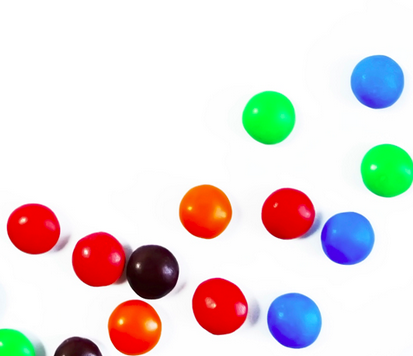
#> input picture smarties.png, 413 x 356 px
$ python creatingrotatedboxandellips.py
#> lines starting #> are read from the running program, lines starting #| are printed output that depends on the picture; after the words box and inside, x2 and y2 are one past the last pixel; in counts of white or black regions, pixels touching at a corner belong together
import cv2 as cv
import numpy as np
import argparse
import random as rng

rng.seed(12345)


def thresh_callback(val):
    threshold = val

    canny_output = cv.Canny(src_gray, threshold, threshold * 2)

    contours, _ = cv.findContours(canny_output, cv.RETR_TREE, cv.CHAIN_APPROX_SIMPLE)

    minRect = [None] * len(contours)
    minEllipse = [None] * len(contours)
    for i, c in enumerate(contours):
        minRect[i] = cv.minAreaRect(c)
        if c.shape[0] > 5:
            minEllipse[i] = cv.fitEllipse(c)

    drawing = np.zeros((canny_output.shape[0], canny_output.shape[1], 3), dtype=np.uint8)

    for i, c in enumerate(contours):
        color = (rng.randint(0, 256), rng.randint(0, 256), rng.randint(0, 256))
        cv.drawContours(drawing, contours, i, color)
        if c.shape[0] > 5:
            cv.ellipse(drawing, minEllipse[i], color, 2)
        box = cv.boxPoints(minRect[i])
        box = np.intp(box)
        cv.drawContours(drawing, [box], 0, color)

    cv.imshow('Contours', drawing)


parser = argparse.ArgumentParser(
    description='Code for Creating Bounding rotated boxes and ellipses for contours tutorial.')
parser.add_argument('--input', help='Path to input image.', default='smarties.png')
args = parser.parse_args()
src = cv.imread(cv.samples.findFile(args.input))
#> src is the input picture: shape (356, 413, 3); mean B, G, R 219.1, 220.4, 228.9

if src is None:
    print('Could not open or find the image:', args.input)
    exit(0)

src_gray = cv.cvtColor(src, cv.COLOR_BGR2GRAY)
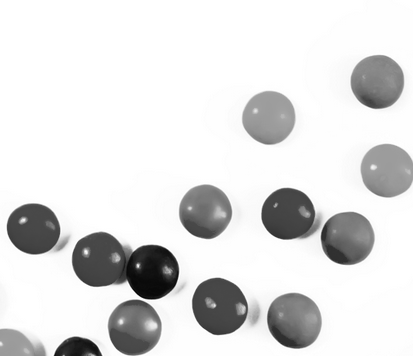
#> src_gray: shape (356, 413); min 4, max 255, mean 222.8
src_gray = cv.blur(src_gray, (3, 3))
source_window = 'Source'
cv.namedWindow(source_window)
cv.imshow(source_window, src)

max_thresh = 255
thresh = 100
cv.createTrackbar('Canny Thresh:', source_window, thresh, max_thresh, thresh_callback)
thresh_callback(thresh)
#> in thresh_callback, `canny_output = cv.Canny(src_gray, threshold, threshold * 2)`:
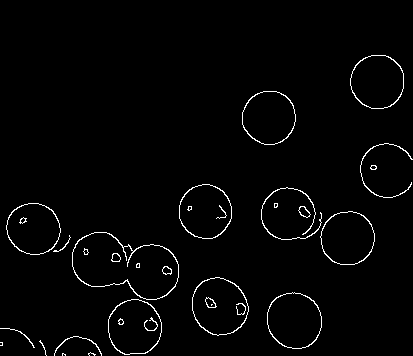
#> canny_output: shape (356, 413); 2% white in thin lines or dots, all inside (x1, y1, x2, y2) = (0, 55, 413, 356)
#> in thresh_callback, `contours, _ = cv.findContours(canny_output, cv.RETR_TREE, cv.CHAIN_APP..`: contours = 53 contours, 21 with area under 20; largest, box (x1, y1, x2, y2) and area: (72, 232, 179, 300) 4822, (72, 232, 179, 300) 4730, (192, 277, 249, 336) 2494, (192, 277, 249, 336) 2444, (267, 292, 322, 349) 2406
#> in thresh_callback, `minRect = [None] * len(contours)`: minRect = 53 items
#> the loop in thresh_callback, `for i, c in enumerate(contours):` made 53 passes
#> c on pass 19: [[211, 304], [211, 305], [212, 304]]
#> the loop in thresh_callback, `for i, c in enumerate(contours):` made 53 passes
#> (color, box) on passes 1 to 10: ((213, 5, 152), [[65, 355], [62, 355], [62, 353], [65, 353]]), ((188, 99, 138), [[95, 355], [88, 355], [88, 352], [95, 352]]), ((223, 82, 191), [[2, 345], [0, 345], [0, 342], [2, 342]]), ((63, 221, 133), [[45, 355], [38, 340], [40, 339], [47, 354]]), ((89, 95, 181), [[101, 354], [54, 354], [54, 335], [101, 335]]), ((46, 211, 85), [[33, 347], [0, 328], [3, 321], [37, 341]]), ((75, 105, 39), [[161, 354], [108, 354], [108, 299], [161, 299]]), ((97, 174, 164), [[161, 354], [108, 354], [108, 299], [161, 299]]), ((12, 234, 173), [[123, 324], [118, 324], [118, 318], [123, 318]]), ((13, 212, 1), [[120, 324], [117, 321], [120, 318], [123, 321]])
#> (c, color, box) on pass 19: ([[211, 304], [211, 305], [212, 304]], (76, 117, 179), [[211, 305], [210, 304], [211, 303], [212, 304]])
#> after the loop in thresh_callback, `for i, c in enumerate(contours):`:
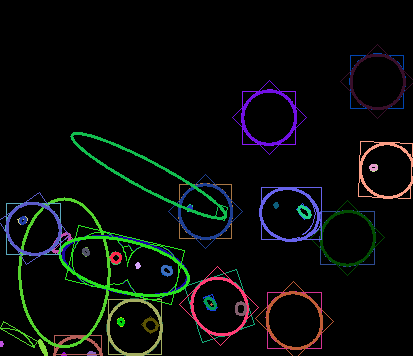
#> drawing: shape (356, 413, 3); mean of channels 0, 1, 2 9.6, 11, 8.6; drawn as B, G, R
cv.waitKey()

$ run again, with cards.png copied over smarties.png
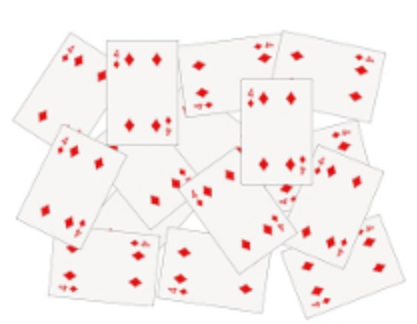
#> input picture cards.png, 417 x 324 px
#> src is the input picture: shape (324, 417, 3); mean B, G, R 240.1, 241, 247.4
#> in thresh_callback, `canny_output = cv.Canny(src_gray, threshold, threshold * 2)`:
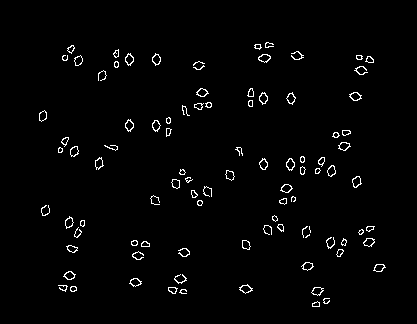
#> canny_output: shape (324, 417); 1.9% white in thin lines or dots, all inside (x1, y1, x2, y2) = (39, 42, 386, 307)
#> contours = 162 contours, 46 with area under 20; largest, box (x1, y1, x2, y2) and area: (286, 158, 295, 171) 69, (258, 54, 271, 63) 69, (352, 176, 362, 188) 68, (239, 284, 253, 294) 68, (349, 92, 362, 101) 68
#> minRect = 162 items
#> the loop in thresh_callback, `for i, c in enumerate(contours):` made 162 passes
#> c on pass 42: [[361, 229], [363, 231], [360, 234], [358, 232]]
#> the loop in thresh_callback, `for i, c in enumerate(contours):` made 162 passes
#> (color, box) on passes 1 to 3: ((213, 5, 152), [[319, 306], [312, 306], [312, 301], [319, 301]]), ((188, 99, 138), [[319, 306], [312, 306], [312, 301], [319, 301]]), ((223, 82, 191), [[329, 303], [323, 303], [323, 298], [329, 298]])
#> after the loop in thresh_callback, `for i, c in enumerate(contours):`:
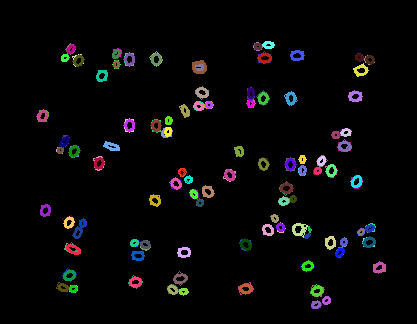
#> drawing: shape (324, 417, 3); mean of channels 0, 1, 2 7.4, 7.1, 7.4; drawn as B, G, R
